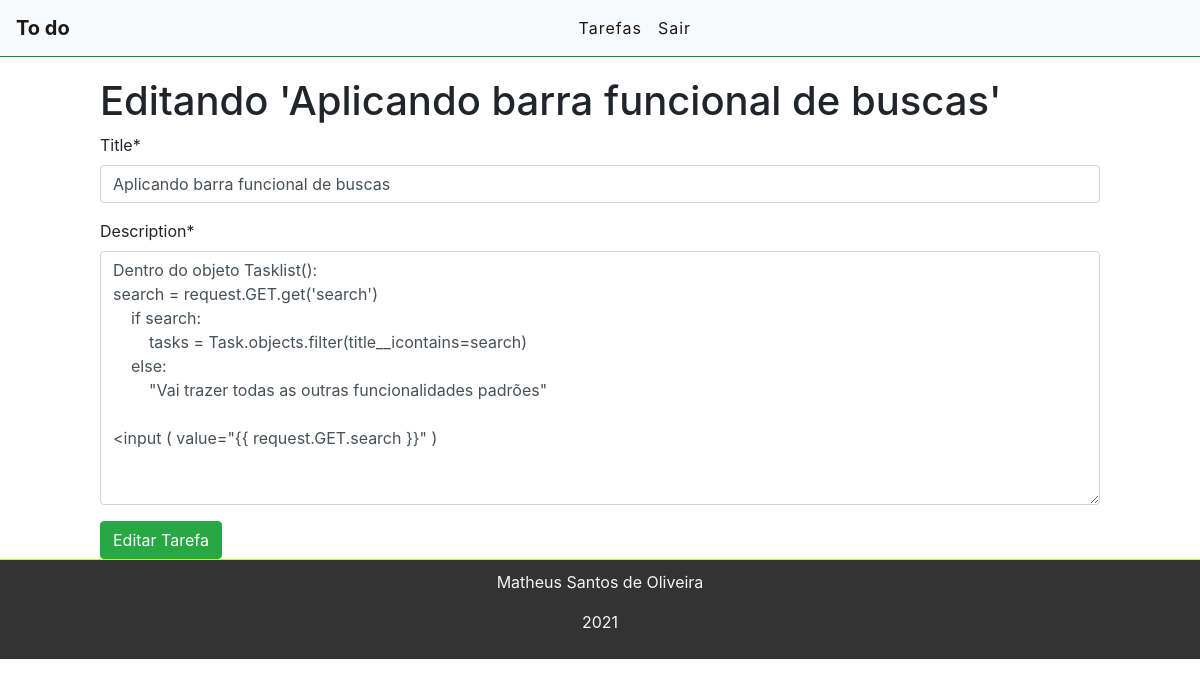
/edit/26 (signed in), run on the app's committed database.
### tasks/models.py (models this page shows, shortened)
class Task(models.Model):
    STATUS = (('doing', 'doing'), ('done', 'done'),)
    title = models.CharField(max_length=255)
    description = models.TextField()
    done = models.CharField(max_length=5,choices=STATUS)
    user = models.ForeignKey(get_user_model(), on_delete=models.CASCADE) #models.CASDADE deleta todos os dados quando o usuário deleta a conta
    created_at = models.DateField(auto_now_add=True)
    updated_at = models.DateField(auto_now=True)

### tasks/views.py (the view)
# urls.py: path('edit/<int:id>', views.EditTask, name="task-edit"), #U
@login_required
def EditTask(request, id):  # CRUD = U
    task = get_object_or_404(Task, pk=id)
    form = TaskForm(instance=task)
    if (request.method == 'POST'):
        form = TaskForm(request.POST, instance=task)
        if(form.is_valid()):
            task.save()
            return redirect('/')
        else:
            return
        return render(request, 'task/edittask.html', {'form':form, 'task':task})
    else:
        return render(request, 'task/edittask.html', {'form':form, 'task':task})

### tasks/forms.py
class TaskForm(forms.ModelForm):
    class Meta:
        model = Task
        fields = ('title','description')

### tasks/templates/task/edittask.html (shortened to what this page needs)
{% extends 'base.html' %}
{% load crispy_forms_tags %}
{% block content %}
<div class="offset-1 col-10 list-div">
    <h1>Editando '{{task.title}}'</h1>
    <form method="POST">
        {{ form|crispy }}
        <input type="submit" class="btn btn-success" value="Editar Tarefa">
    </form>
</div>
{% endblock %}

### tasks/static/css/styles.css (style rules this page uses)
.list-div { padding: 0; }

### data on the page
Task: title "Aplicando barra funcional de buscas", description "Dentro do objeto Tasklist(): search = request.GET.get('search') if search: tasks = Task.objects.filter(title__icontains=search) else: \"Vai trazer todas as outras funcionalidades padrões\" <input ( value=\"{{ request.GET.search }}\" )"
